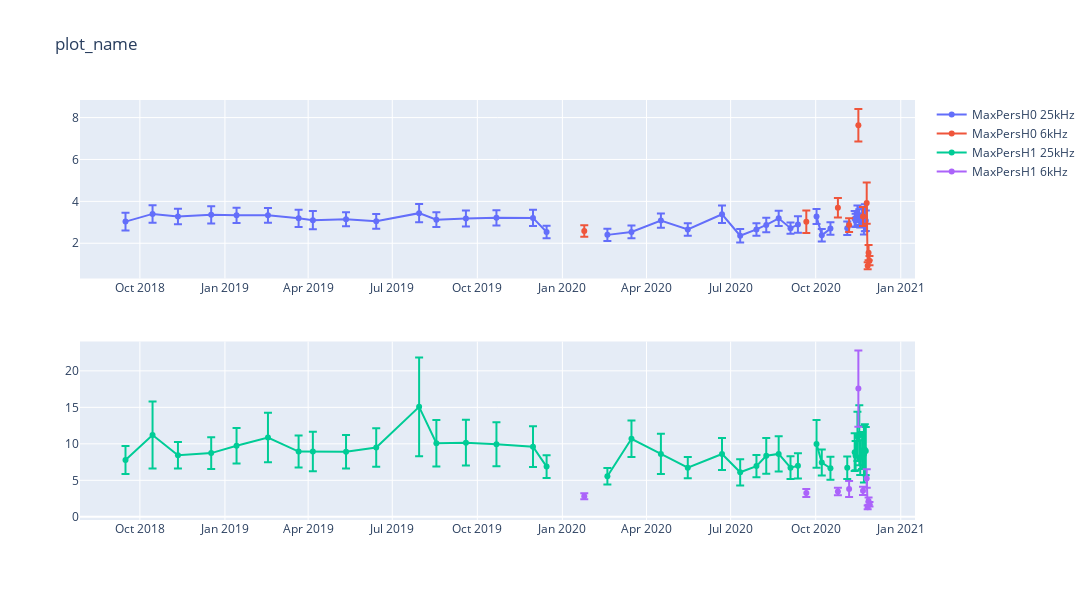

Source (notebook cell):
### Code cell
fig = make_subplots(rows=2, cols=1)

fig.add_trace(go.Scatter(
    x=df_GbxIss_25kHz['Timestamp'],
    y=df_GbxIss_25kHz['MaxPersH0'],
    mode='lines+markers',  # Add markers for data points
    error_y=dict(
        type='data',  # error type: data-based error
        array=df_GbxIss_25kHz['StdPersH0'],  # array of error values
        visible=True
    ),
    name="MaxPersH0 25kHz"
), row=1, col=1)

fig.add_trace(go.Scatter(
    x=df_GbxIss_6kHz['Timestamp'],
    y=df_GbxIss_6kHz['MaxPersH0'],
    mode='lines+markers',  # Add markers for data points
    error_y=dict(
        type='data',  # error type: data-based error
        array=df_GbxIss_6kHz['StdPersH0'],  # array of error values
        visible=True
    ),
    name="MaxPersH0 6kHz"
), row=1, col=1)

fig.add_trace(go.Scatter(
    x=df_GbxIss_25kHz['Timestamp'],
    y=df_GbxIss_25kHz['MaxPersH1'],
    mode='lines+markers',  # Add markers for data points
    error_y=dict(
        type='data',  # error type: data-based error
        array=df_GbxIss_25kHz['StdPersH1'],  # array of error values
        visible=True
    ),
    name="MaxPersH1 25kHz"
), row=2, col=1)

fig.add_trace(go.Scatter(
    x=df_GbxIss_6kHz['Timestamp'],
    y=df_GbxIss_6kHz['MaxPersH1'],
    mode='lines+markers',  # Add markers for data points
    error_y=dict(
        type='data',  # error type: data-based error
        array=df_GbxIss_6kHz['StdPersH1'],  # array of error values
        visible=True
    ),
    name="MaxPersH1 6kHz"
), row=2, col=1)

fig.update_layout(height=600, width=1200, title_text="plot_name")

fig.show()

### Figure 1 — Plotly figure (JSON) as saved in the notebook; plotly's stock layout.template omitted (floating-point values rounded to 4 significant figures)
{"data": [{"error_y": {"array": [0.4213, 0.4188, 0.3706, 0.4121, 0.3617, 0.3529, 0.415, 0.4362, 0.3298, 0.3498, 0.4364, 0.3505, 0.3822, 0.3675, 0.3863, 0.2988, null, 0.2875, 0.3031, 0.3369, 0.2986, 0.4194, 0.317, 0.2987, 0.348, 0.3622, 0.2678, 0.3907, null, 0.3539, 0.2965, 0.3002, null, 0.3233, null, 0.3692, 0.3194, 0.3978, null, 0.3787, 0.3361, 0.4133, null, 0.6049, 0.641, 0.4891, null, null, null, null], "type": "data", "visible": true}, "mode": "lines+markers", "name": "MaxPersH0 25kHz", "type": "scatter", "x": ["2018-09-15 10:22:31", "2018-10-14 16:34:22", "2018-11-11 03:37:42", "2018-12-17 03:05:48", "2019-01-13 13:12:13", "2019-02-16 12:44:06", "2019-03-21 16:10:34", "2019-04-06 02:06:27", "2019-05-11 23:40:44", "2019-06-13 15:06:37", "2019-07-30 00:41:39", "2019-08-17 16:59:51", "2019-09-18 15:28:28", "2019-10-21 16:16:10", "2019-11-30 04:44:30", "2019-12-14 21:57:21", "2020-01-24 16:10:09", "2020-02-18 16:20:56", "2020-03-15 17:31:06", "2020-04-16 13:23:33", "2020-05-15 15:11:50", "2020-06-21 16:19:57", "2020-07-11 07:26:49", "2020-07-28 21:58:00", "2020-08-08 12:32:59", "2020-08-21 22:55:58", "2020-09-03 17:51:11", "2020-09-11 18:42:51", "2020-09-20 20:15:48", "2020-10-01 21:31:03", "2020-10-07 13:48:59", "2020-10-16 22:56:00", "2020-10-25 00:28:49", "2020-11-04 03:07:59", "2020-11-06 03:11:57", "2020-11-12 03:42:51", "2020-11-13 03:46:41", "2020-11-15 03:49:53", "2020-11-16 03:52:58", "2020-11-17 03:51:36", "2020-11-18 03:56:16", "2020-11-20 03:59:55", "2020-11-21 04:02:38", "2020-11-22 04:01:59", "2020-11-23 04:04:55", "2020-11-24 04:30:10", "2020-11-25 04:22:32", "2020-11-26 05:14:48", "2020-11-27 04:35:32", "2020-11-28 04:44:15"], "xaxis": "x", "y": [3.033, 3.401, 3.283, 3.356, 3.332, 3.333, 3.191, 3.102, 3.147, 3.048, 3.437, 3.125, 3.179, 3.214, 3.21, 2.536, null, 2.401, 2.54, 3.083, 2.657, 3.383, 2.359, 2.659, 2.875, 3.19, 2.721, 2.893, null, 3.276, 2.382, 2.7, null, 2.721, null, 3.168, 3.091, 3.402, null, 3.248, 3.084, 3.294, null, 3.025, 3.218, 3.07, null, null, null, null], "yaxis": "y"}, {"error_y": {"array": [null, null, null, null, null, null, null, null, null, null, null, null, null, null, null, null, 0.2777, null, null, null, null, null, null, null, null, null, null, null, 0.5319, null, null, null, 0.4629, null, 0.3283, null, null, null, 0.7803, null, null, null, 0.4508, null, null, null, 0.9857, 0.167, 0.3647, 0.2247], "type": "data", "visible": true}, "mode": "lines+markers", "name": "MaxPersH0 6kHz", "type": "scatter", "x": ["2018-09-15 10:22:31", "2018-10-14 16:34:22", "2018-11-11 03:37:42", "2018-12-17 03:05:48", "2019-01-13 13:12:13", "2019-02-16 12:44:06", "2019-03-21 16:10:34", "2019-04-06 02:06:27", "2019-05-11 23:40:44", "2019-06-13 15:06:37", "2019-07-30 00:41:39", "2019-08-17 16:59:51", "2019-09-18 15:28:28", "2019-10-21 16:16:10", "2019-11-30 04:44:30", "2019-12-14 21:57:21", "2020-01-24 16:10:09", "2020-02-18 16:20:56", "2020-03-15 17:31:06", "2020-04-16 13:23:33", "2020-05-15 15:11:50", "2020-06-21 16:19:57", "2020-07-11 07:26:49", "2020-07-28 21:58:00", "2020-08-08 12:32:59", "2020-08-21 22:55:58", "2020-09-03 17:51:11", "2020-09-11 18:42:51", "2020-09-20 20:15:48", "2020-10-01 21:31:03", "2020-10-07 13:48:59", "2020-10-16 22:56:00", "2020-10-25 00:28:49", "2020-11-04 03:07:59", "2020-11-06 03:11:57", "2020-11-12 03:42:51", "2020-11-13 03:46:41", "2020-11-15 03:49:53", "2020-11-16 03:52:58", "2020-11-17 03:51:36", "2020-11-18 03:56:16", "2020-11-20 03:59:55", "2020-11-21 04:02:38", "2020-11-22 04:01:59", "2020-11-23 04:04:55", "2020-11-24 04:30:10", "2020-11-25 04:22:32", "2020-11-26 05:14:48", "2020-11-27 04:35:32", "2020-11-28 04:44:15"], "xaxis": "x", "y": [null, null, null, null, null, null, null, null, null, null, null, null, null, null, null, null, 2.587, null, null, null, null, null, null, null, null, null, null, null, 3.026, null, null, null, 3.693, null, 2.868, null, null, null, 7.632, null, null, null, 3.278, null, null, null, 3.92, 0.9228, 1.549, 1.169], "yaxis": "y"}, {"error_y": {"array": [1.921, 4.589, 1.816, 2.181, 2.433, 3.395, 2.203, 2.717, 2.309, 2.632, 6.764, 3.192, 3.147, 3.013, 2.778, 1.556, null, 1.119, 2.503, 2.75, 1.466, 2.183, 1.796, 1.529, 2.449, 2.407, 1.567, 1.731, null, 3.269, 1.78, 1.587, null, 1.541, null, 2.588, 2.005, 3.372, null, 4.108, 2.388, 2.546, null, 3.862, 3.482, 3.319, null, null, null, null], "type": "data", "visible": true}, "mode": "lines+markers", "name": "MaxPersH1 25kHz", "type": "scatter", "x": ["2018-09-15 10:22:31", "2018-10-14 16:34:22", "2018-11-11 03:37:42", "2018-12-17 03:05:48", "2019-01-13 13:12:13", "2019-02-16 12:44:06", "2019-03-21 16:10:34", "2019-04-06 02:06:27", "2019-05-11 23:40:44", "2019-06-13 15:06:37", "2019-07-30 00:41:39", "2019-08-17 16:59:51", "2019-09-18 15:28:28", "2019-10-21 16:16:10", "2019-11-30 04:44:30", "2019-12-14 21:57:21", "2020-01-24 16:10:09", "2020-02-18 16:20:56", "2020-03-15 17:31:06", "2020-04-16 13:23:33", "2020-05-15 15:11:50", "2020-06-21 16:19:57", "2020-07-11 07:26:49", "2020-07-28 21:58:00", "2020-08-08 12:32:59", "2020-08-21 22:55:58", "2020-09-03 17:51:11", "2020-09-11 18:42:51", "2020-09-20 20:15:48", "2020-10-01 21:31:03", "2020-10-07 13:48:59", "2020-10-16 22:56:00", "2020-10-25 00:28:49", "2020-11-04 03:07:59", "2020-11-06 03:11:57", "2020-11-12 03:42:51", "2020-11-13 03:46:41", "2020-11-15 03:49:53", "2020-11-16 03:52:58", "2020-11-17 03:51:36", "2020-11-18 03:56:16", "2020-11-20 03:59:55", "2020-11-21 04:02:38", "2020-11-22 04:01:59", "2020-11-23 04:04:55", "2020-11-24 04:30:10", "2020-11-25 04:22:32", "2020-11-26 05:14:48", "2020-11-27 04:35:32", "2020-11-28 04:44:15"], "xaxis": "x2", "y": [7.789, 11.21, 8.435, 8.731, 9.732, 10.87, 8.943, 8.955, 8.911, 9.499, 15.07, 10.08, 10.16, 9.936, 9.616, 6.878, null, 5.556, 10.69, 8.621, 6.736, 8.604, 6.097, 6.948, 8.36, 8.617, 6.735, 6.987, null, 9.987, 7.437, 6.65, null, 6.729, null, 8.859, 8.369, 11.02, null, 11.18, 8.112, 9.088, null, 8.579, 9.202, 9.003, null, null, null, null], "yaxis": "y2"}, {"error_y": {"array": [null, null, null, null, null, null, null, null, null, null, null, null, null, null, null, null, 0.4072, null, null, null, null, null, null, null, null, null, null, null, 0.5408, null, null, null, 0.5153, null, 1.087, null, null, null, 5.23, null, null, null, 0.5785, null, null, null, 1.269, 0.2489, 0.4987, 0.3073], "type": "data", "visible": true}, "mode": "lines+markers", "name": "MaxPersH1 6kHz", "type": "scatter", "x": ["2018-09-15 10:22:31", "2018-10-14 16:34:22", "2018-11-11 03:37:42", "2018-12-17 03:05:48", "2019-01-13 13:12:13", "2019-02-16 12:44:06", "2019-03-21 16:10:34", "2019-04-06 02:06:27", "2019-05-11 23:40:44", "2019-06-13 15:06:37", "2019-07-30 00:41:39", "2019-08-17 16:59:51", "2019-09-18 15:28:28", "2019-10-21 16:16:10", "2019-11-30 04:44:30", "2019-12-14 21:57:21", "2020-01-24 16:10:09", "2020-02-18 16:20:56", "2020-03-15 17:31:06", "2020-04-16 13:23:33", "2020-05-15 15:11:50", "2020-06-21 16:19:57", "2020-07-11 07:26:49", "2020-07-28 21:58:00", "2020-08-08 12:32:59", "2020-08-21 22:55:58", "2020-09-03 17:51:11", "2020-09-11 18:42:51", "2020-09-20 20:15:48", "2020-10-01 21:31:03", "2020-10-07 13:48:59", "2020-10-16 22:56:00", "2020-10-25 00:28:49", "2020-11-04 03:07:59", "2020-11-06 03:11:57", "2020-11-12 03:42:51", "2020-11-13 03:46:41", "2020-11-15 03:49:53", "2020-11-16 03:52:58", "2020-11-17 03:51:36", "2020-11-18 03:56:16", "2020-11-20 03:59:55", "2020-11-21 04:02:38", "2020-11-22 04:01:59", "2020-11-23 04:04:55", "2020-11-24 04:30:10", "2020-11-25 04:22:32", "2020-11-26 05:14:48", "2020-11-27 04:35:32", "2020-11-28 04:44:15"], "xaxis": "x2", "y": [null, null, null, null, null, null, null, null, null, null, null, null, null, null, null, null, 2.811, null, null, null, null, null, null, null, null, null, null, null, 3.261, null, null, null, 3.471, null, 3.816, null, null, null, 17.57, null, null, null, 3.554, null, null, null, 5.251, 1.297, 2.16, 1.71], "yaxis": "y2"}], "layout": {"height": 600, "title": {"text": "plot_name"}, "width": 1200, "xaxis": {"anchor": "y", "domain": [0, 1]}, "xaxis2": {"anchor": "y2", "domain": [0, 1]}, "yaxis": {"anchor": "x", "domain": [0.575, 1]}, "yaxis2": {"anchor": "x2", "domain": [0, 0.425]}}}
